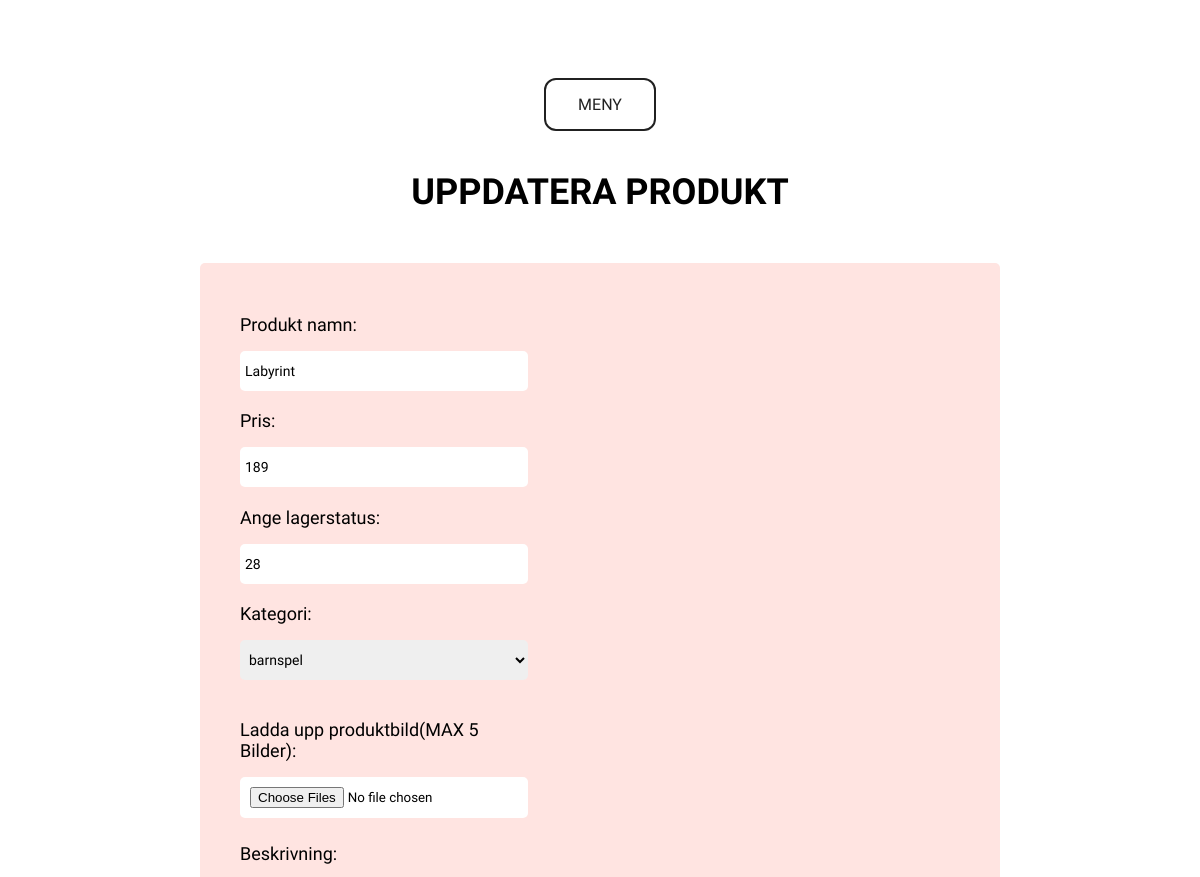
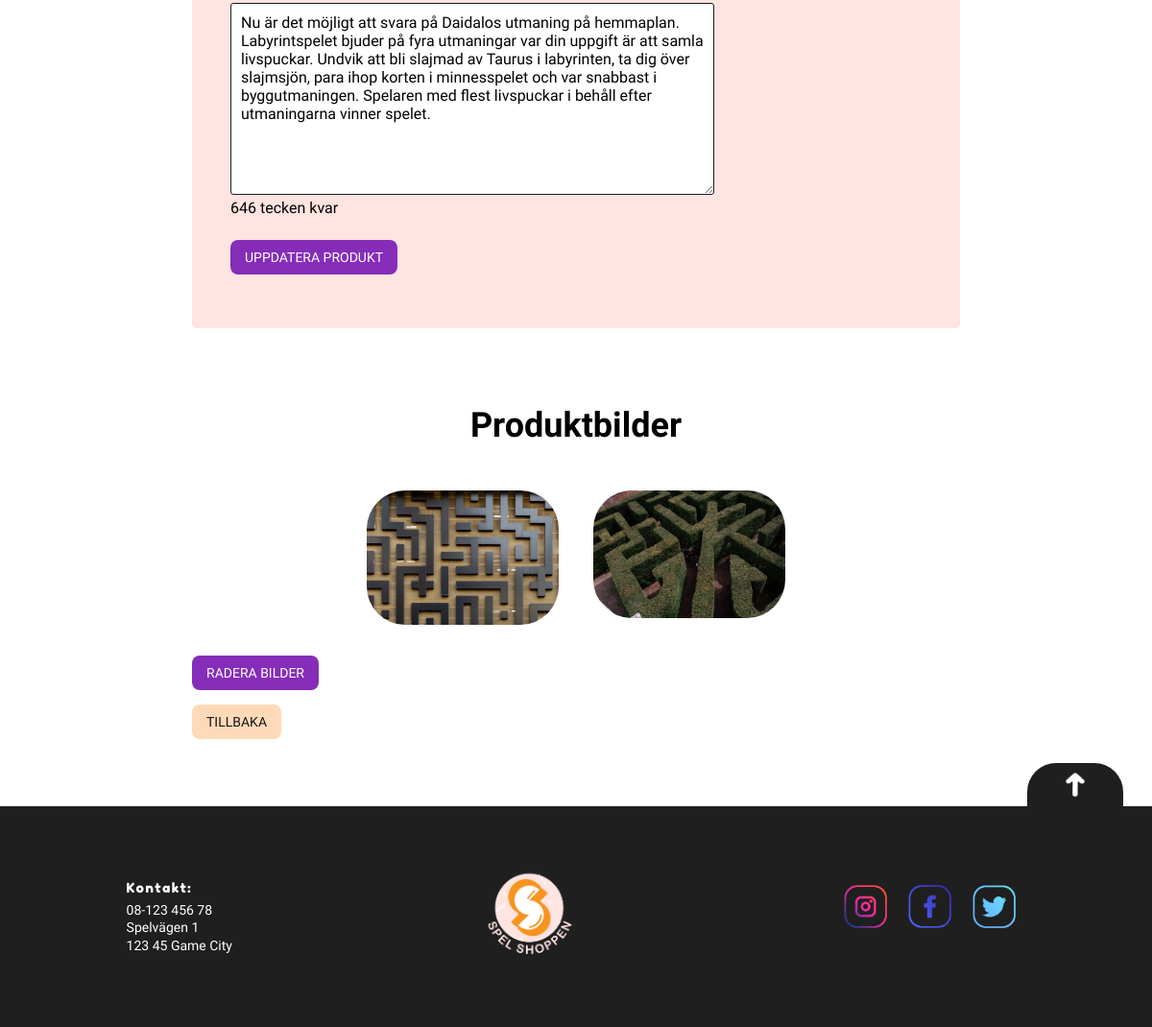
The app's page /admin/admin-update-product.php?id=2 with its own data (2 pictures, top to bottom).
### tables this page shows
CREATE TABLE `webshop_products` (
  `productid` int(11) NOT NULL,
  `categoryid` int(11) NOT NULL,
  `title` varchar(500) NOT NULL,
  `description` varchar(1000) NOT NULL,
  `price` decimal(10,0) NOT NULL,
  `quantity` int(11) NOT NULL,
  `productimg` varchar(1000) NOT NULL,
  `date` datetime NOT NULL DEFAULT current_timestamp()
);

CREATE TABLE `webshop_categories` (
  `categoryid` int(11) NOT NULL,
  `category` varchar(100) NOT NULL,
  `image` varchar(200) NOT NULL
);

### admin/admin-update-product.php (the view, shortened to what this page needs)
<?php
require_once '../config/db.php';
require_once 'header.php';
$imageold = "";
if(isset($_GET['id'])){
    $id = htmlspecialchars($_GET['id']);
    $sql = "SELECT * FROM webshop_products WHERE productid =:id";
    $stmt = $db->prepare($sql);
    $stmt->bindParam(':id', $id);
    $stmt->execute();
    if($stmt->rowCount() > 0){
        $row = $stmt->fetch(PDO::FETCH_ASSOC);
        $productid = htmlspecialchars($row['productid']);
        $title = htmlspecialchars($row['title']);
        $price = htmlspecialchars($row['price']);
        $quantity = htmlspecialchars($row['quantity']);
        $description = htmlspecialchars($row['description']);
        $product_categoryid = htmlspecialchars($row['categoryid']);
        $imageold = unserialize($row['productimg']);
    }else {
        header('Location:admin-products.php');
        exit;
    }
}else {
    header('Location:admin-products.php');
    exit;
}
$query ="SELECT * FROM webshop_categories WHERE categoryid = :categoryid";
$statment = $db->prepare($query);
$statment->bindParam(':categoryid', $product_categoryid);
$statment->execute();
while($row = $statment->fetch(PDO::FETCH_ASSOC)){
    $product_category = htmlspecialchars($row['category']);
}
    require_once "admin-update-product-form.php";
    if(!empty($imageold)){
        echo "<h3 class='product_img-head'>Produktbilder</h3><br>";
        echo "<div class='product_img-container'>";
        foreach ($imageold as $key => $value) {
            if($imageold[0] == ""){
                echo "ingen bildfil finns tillgänglig";
            }else
            echo "<div class='product_img-wrapper'><img src='../images/$value' width='200px' class='product_img'></div><br>
            ";
        }
       echo "</div>";
       echo "<a href='admin-delete-img.php?id=$productid' onclick='return myFunction()' id='delete'>
            <button class='btn_delete-img'>Radera bilder</button></a><br>";
    }
?>
<a href="admin-products.php">
    <button class="back_btn">Tillbaka</button>
</a>
<?php  require_once '../footer.php'; ?>

### admin/admin-update-product-form.php (shortened to what this page needs)
<section class="form_container">
<h1 class="page-title form-container__heading-text">Uppdatera produkt</h1>
<form action="#" method="POST" enctype="multipart/form-data" class="form-container">
<div class="product_field-name form-container__box">
<label for="title">Produkt namn: </label><br>
<input type="text" name="title"value='<?php echo $title; ?>' class="form-container__box-input" required>
</div>
<div class="product_field-price form-container__box">
<label for="price">Pris: </label><br>
<input type="text" name="price" value='<?php echo $price; ?>' class="form-container__box-input"required>
</div>
<div class="product_field-quantity form-container__box">
<label for="quantity">Ange lagerstatus: <br>
<input type="number" min="0" max="500" name="quantity" value='<?php echo $quantity; ?>' class="form-container__box-input">
</div>
<div class="product_field-category form-container__box">
<label for="category">Kategori: </label><br>
<select name="category" class="form-container__box-input">
<option value='<?php echo $product_categoryid;?>'><?php echo $product_category;?></option>
</select>
</div>
<div class="product_field-img form-container__image">
<label for="product-img">Ladda upp produktbild(MAX 5 Bilder): </label><br>
<input type="file" name="productimg[]" multiple="multiple" class="form-container__image-input">
</div>
<div class="product_field-description form-container__description">
<label for="description">Beskrivning: </label><br>
<textarea name="description" Placeholder="Beskrivning av produkt" class="form-container__description-input" cols="10" rows="8" maxlength="1000" id="description" onkeyup="countChar()"; onload='countChar()';><?php echo $description; ?></textarea>
<div id="text-count">1000 tecken kvar</div>
</div>
<div class="product_field-submit form-container__submit">
<input type="submit" name="submit" value="Uppdatera produkt" class="form-container__submit-button">
</div>
</form>
</section>

### styles/main.css (style rules this page uses)
* { -webkit-box-sizing: border-box; box-sizing: border-box; margin: 0; padding: 0; font-family: "Kulim Park", sans-serif; }
body { background: white; width: 100%; min-width: 200px; }
h1 { margin: 10px 0; font-size: 24px; }
@media (min-width: 500px) { h1 { font-size: 28px; } }
button { padding: 10px 15px; font-size: 14px; border: none; border-radius: 8px; background-color: #f3971e; -webkit-transition: all 0.5s ease; transition: all 0.5s ease; text-transform: uppercase; color: #151515; }
a { text-decoration: none; color: #151515; cursor: pointer; }
.page-title { font-size: 26px; text-transform: uppercase; text-align: center; padding-bottom: 5%; }
@media (min-width: 500px) { .page-title { font-size: 36px; } }
.form-container { font-family: "Kulim Park", sans-serif; display: -webkit-box; display: -ms-flexbox; display: flex; -webkit-box-orient: vertical; -webkit-box-direction: normal; -ms-flex-direction: column; flex-direction: column; background-color: #ffe4e1; margin-bottom: 10%; padding: 8%; border-radius: 5px; }
@media (min-width: 600px) { .form-container { min-width: 600px; } }
@media (min-width: 1000px) { .form-container { padding: 5%; min-width: 800px; } }
.form-container__box { width: 100%; padding-top: 0.7rem; }
@media (min-width: 600px) { .form-container__box { width: 100%; padding-bottom: 0.5rem; } }
.form-container__box-input { margin-top: 1rem; width: 100%; height: 40px; border-radius: 5px; border: 0; padding: 5px; font-size: 14px; margin-top: 5px; }
@media (min-width: 500px) { .form-container__box-input { margin-top: 1rem; width: 40%; } }
.form-container__submit { margin-top: 1.5rem; padding-bottom: 1rem; }
.form-container__submit-button { padding: 10px 15px; font-size: 14px; border: none; border-radius: 8px; background-color: #852db8; text-transform: uppercase; color: white; -webkit-transition: all 300ms ease; transition: all 300ms ease; cursor: pointer; }
.form-container__image { width: 100%; margin-top: 1rem; padding-top: 15px; }
@media (min-width: 600px) { .form-container__image { width: 70%; } }
@media (min-width: 1000px) { .form-container__image { width: 40%; } }
.form-container__image-input { width: 100%; margin-top: 1rem; background-color: white; padding: 10px; border-radius: 5px; margin-top: 5px; }
@media (min-width: 500px) { .form-container__image-input { margin-top: 1rem; } }
.form-container__description { width: 100%; padding-top: 25px; }
.form-container__description-input { width: 100%; height: 200px; border: solid 1px #1c1c1c; border-radius: 3px; font-size: 16px; padding: 10px; margin-top: 5px; }
@media (min-width: 500px) { .form-container__description-input { margin-top: 1rem; width: 70%; } }
label { font-size: 16px; margin-top: 20px; }
@media (min-width: 500px) { label { font-size: 18px; } }
.product_img { -ms-flex-item-align: center; -ms-grid-row-align: center; align-self: center; margin: 8px; border-radius: 40px; width: 100px; }
@media (min-width: 600px) { .product_img { width: 200px; } }
body { height: 100%; }
@media (min-width: 500px) { .back_btn, .btn-add-category { background: peachpuff; text-transform: uppercase; } }
@media (min-width: 500px) { .product_img-container { display: -webkit-box; display: -ms-flexbox; display: flex; -ms-flex-wrap: wrap; flex-wrap: wrap; padding: 20px; -webkit-box-pack: center; -ms-flex-pack: center; justify-content: center; } }
@media (min-width: 500px) { .product_img-wrapper { margin: 0 10px 0 10px; } }
@media (min-width: 500px) { .product_img-head { text-align: center; font-size: 36px; } }
@media (min-width: 500px) { .back_btn, .btn-add-product { background: peachpuff; text-transform: uppercase; } }
.btn_delete-img { background-color: #852db8; text-transform: uppercase; color: white; -webkit-transition: all 300ms ease; transition: all 300ms ease; cursor: pointer; margin-bottom: 15px; }
@media (min-width: 500px) { .back_btn, .btn-update-status { background: peachpuff; text-transform: uppercase; } }

### records on screen
webshop_products: price "189", quantity "28", description "Nu är det möjligt att svara på Daidalos utmaning på hemmaplan. Labyrintspelet bjuder på fyra utmaningar var din uppgift är att samla livspuckar. Undvik att bli slajmad av Taurus i labyrinten, ta dig över slajmsjön, para ihop korten i minnesspelet och var snabbast i byggutmaningen. Spelaren med flest livspuckar i behåll efter utmaningarna vinner spelet."
webshop_categories: category "barnspel"
